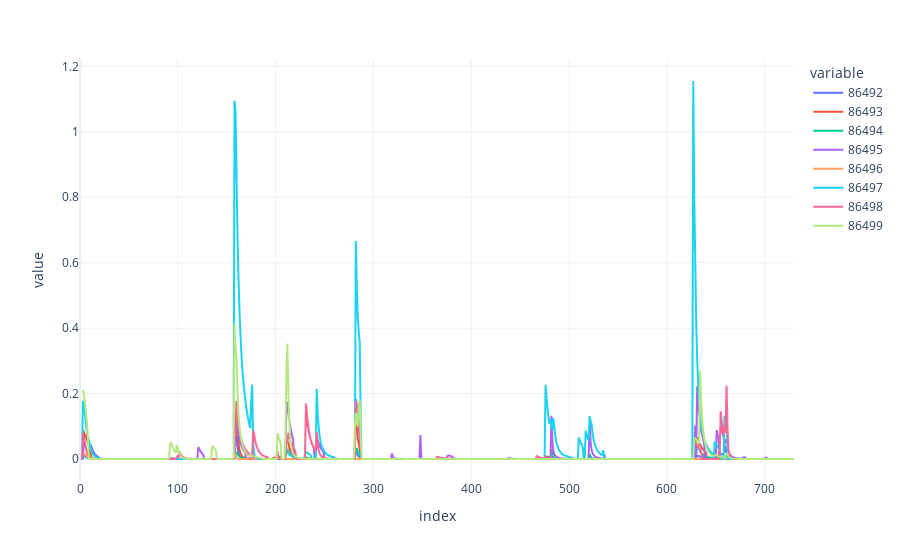

Notebook cell for this chart:
### Code cell
df_WoC.plot()

### Figure 1 — Plotly figure (JSON) as saved in the notebook; plotly's stock layout.template omitted (floating-point values rounded to 4 significant figures; data arrays with more than 128 entries replaced by an {"elided": "..."} marker saying what was removed)
{"data": [{"hovertemplate": "variable=86492<br>index=%{x}<br>value=%{y}<extra></extra>", "legendgroup": "86492", "line": {"color": "#636efa", "dash": "solid"}, "marker": {"symbol": "circle"}, "mode": "lines", "name": "86492", "showlegend": true, "type": "scattergl", "x": {"elided": "731 int values"}, "xaxis": "x", "y": {"elided": "731 float values"}, "yaxis": "y"}, {"hovertemplate": "variable=86493<br>index=%{x}<br>value=%{y}<extra></extra>", "legendgroup": "86493", "line": {"color": "#EF553B", "dash": "solid"}, "marker": {"symbol": "circle"}, "mode": "lines", "name": "86493", "showlegend": true, "type": "scattergl", "x": {"elided": "731 int values"}, "xaxis": "x", "y": {"elided": "731 float values"}, "yaxis": "y"}, {"hovertemplate": "variable=86494<br>index=%{x}<br>value=%{y}<extra></extra>", "legendgroup": "86494", "line": {"color": "#00cc96", "dash": "solid"}, "marker": {"symbol": "circle"}, "mode": "lines", "name": "86494", "showlegend": true, "type": "scattergl", "x": {"elided": "731 int values"}, "xaxis": "x", "y": {"elided": "731 float values"}, "yaxis": "y"}, {"hovertemplate": "variable=86495<br>index=%{x}<br>value=%{y}<extra></extra>", "legendgroup": "86495", "line": {"color": "#ab63fa", "dash": "solid"}, "marker": {"symbol": "circle"}, "mode": "lines", "name": "86495", "showlegend": true, "type": "scattergl", "x": {"elided": "731 int values"}, "xaxis": "x", "y": {"elided": "731 float values"}, "yaxis": "y"}, {"hovertemplate": "variable=86496<br>index=%{x}<br>value=%{y}<extra></extra>", "legendgroup": "86496", "line": {"color": "#FFA15A", "dash": "solid"}, "marker": {"symbol": "circle"}, "mode": "lines", "name": "86496", "showlegend": true, "type": "scattergl", "x": {"elided": "731 int values"}, "xaxis": "x", "y": {"elided": "731 float values"}, "yaxis": "y"}, {"hovertemplate": "variable=86497<br>index=%{x}<br>value=%{y}<extra></extra>", "legendgroup": "86497", "line": {"color": "#19d3f3", "dash": "solid"}, "marker": {"symbol": "circle"}, "mode": "lines", "name": "86497", "showlegend": true, "type": "scattergl", "x": {"elided": "731 int values"}, "xaxis": "x", "y": {"elided": "731 float values"}, "yaxis": "y"}, {"hovertemplate": "variable=86498<br>index=%{x}<br>value=%{y}<extra></extra>", "legendgroup": "86498", "line": {"color": "#FF6692", "dash": "solid"}, "marker": {"symbol": "circle"}, "mode": "lines", "name": "86498", "showlegend": true, "type": "scattergl", "x": {"elided": "731 int values"}, "xaxis": "x", "y": {"elided": "731 float values"}, "yaxis": "y"}, {"hovertemplate": "variable=86499<br>index=%{x}<br>value=%{y}<extra></extra>", "legendgroup": "86499", "line": {"color": "#B6E880", "dash": "solid"}, "marker": {"symbol": "circle"}, "mode": "lines", "name": "86499", "showlegend": true, "type": "scattergl", "x": {"elided": "731 int values"}, "xaxis": "x", "y": {"elided": "731 float values"}, "yaxis": "y"}], "layout": {"legend": {"title": {"text": "variable"}, "tracegroupgap": 0}, "margin": {"t": 60}, "xaxis": {"anchor": "y", "domain": [0, 1], "title": {"text": "index"}}, "yaxis": {"anchor": "x", "domain": [0, 1], "title": {"text": "value"}}}}
